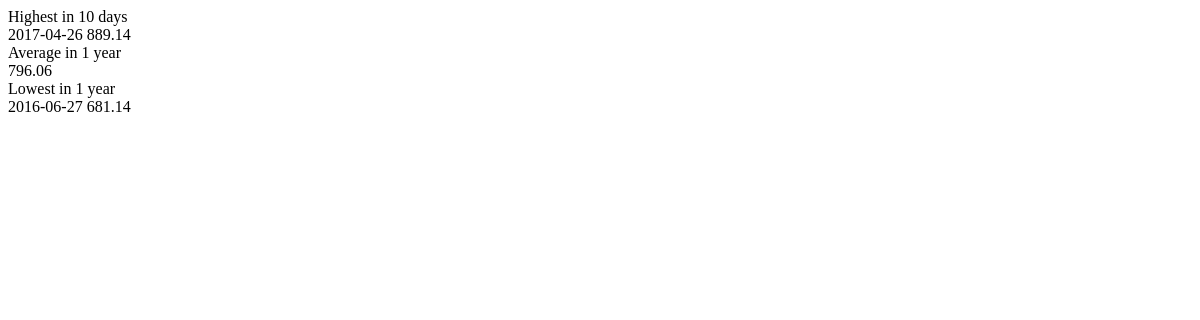
/data/highlow/GOOGL, run on an earlier commit of the app's database.
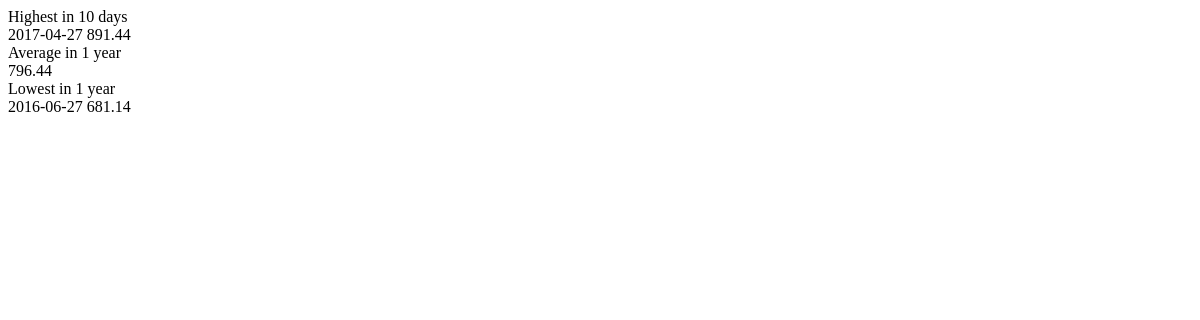
And on a later commit of the database.
### tables this page shows
CREATE TABLE historical (
    symbol TEXT,
    date TEXT,
    open REAL,
    high REAL,
    low REAL,
    close REAL,
    volume INTEGER,
    PRIMARY KEY (symbol, date),
    FOREIGN KEY (symbol) REFERENCES stock (symbol)
);

### server.py (the view)
@app.route('/data/highlow/<symbol>')
def highlow(symbol=None):
    high_10 = db.get_highest_ten_days(symbol)[0]
    avg_1_year = db.get_average_one_year(symbol)[0][0]
    low_1_year = db.get_lowest_one_year(symbol)[0]
    return render_template(
            'high_low.html',
            high_10=high_10,
            avg_1_year=avg_1_year,
            low_1_year=low_1_year)

### db.py (called while the page is built)
def select(query):
    conn = sql.connect('data/stocks.db')
    cursor = conn.cursor()
    cursor.execute(query)
    data = cursor.fetchall()
    conn.close()
    return data

def get_highest_ten_days(symbol):
    date_10 = datetime.now() - timedelta(days=10)
    date_output_format = '%Y-%m-%d'
    date_output = date_10.strftime(date_output_format)
    query = '''
        SELECT date, ROUND(MAX(close), 2)
        FROM historical
        WHERE date > "{0}" AND symbol = "{1}";
    '''
    return select(query.format(date_output, symbol))

def get_average_one_year(symbol):
    date_1_year = datetime.now() - timedelta(days=365)
    date_output_format = '%Y-%m-%d'
    date_output = date_1_year.strftime(date_output_format)
    query = '''
        SELECT ROUND(AVG(close), 2)
        FROM historical
        WHERE date > "{0}" AND symbol = "{1}";
    '''
    return select(query.format(date_output, symbol))

### templates/high_low.html
<div class="column">
	<div class="ui small green horizontal statistic">
		<div class="label"> Highest in 10 days </div>
		<div class="value"> {{high_10[0]}} {{high_10[1]}} </div>
	</div>
</div>
<div class="column">
	<div class="ui small yellow horizontal statistic">
		<div class="label"> Average in 1 year </div>
		<div class="value"> {{avg_1_year}} </div>
	</div>
</div>
<div class="column">
	<div class="ui small red horizontal statistic">
		<div class="label"> Lowest in 1 year </div>
		<div class="value"> {{low_1_year[0]}} {{low_1_year[1]}} </div>
	</div>
</div>

What changed in the data, as far as the page shows it:
now on this page (row edited): historical: date "2017-04-27"
Also different on the page:
{{ high_10[1] }}: "889.14" → "891.44"
{{ avg_1_year }}: "796.06" → "796.44"
{{ high_10[0] }}: "2017-04-26" → (not shown)
